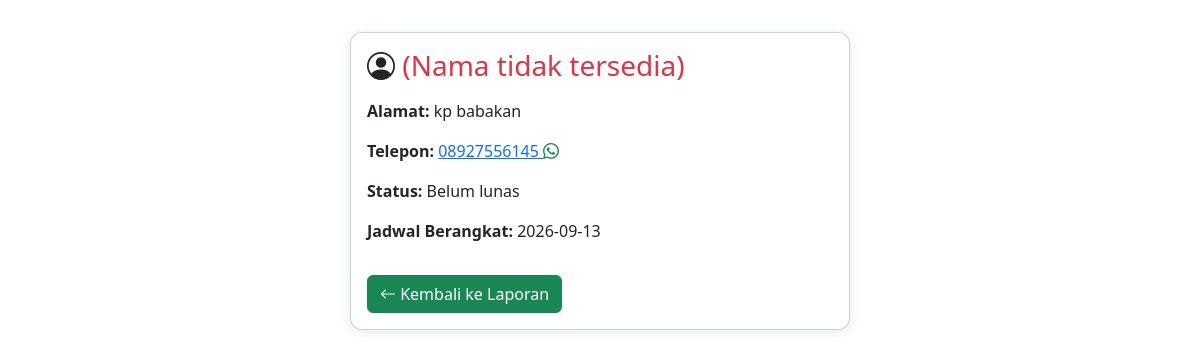
The page /contern/jamaahHaji/detailJamaah.php?id=30 on the database its author committed.
### tables this page shows
CREATE TABLE `jamaah_haji` (
  `id` int NOT NULL,
  `foto` varchar(100) NOT NULL,
  `nik` varchar(20) NOT NULL,
  `no_porsi` varchar(30) NOT NULL,
  `nama_lengkap` varchar(100) NOT NULL,
  `jenis_kelamin` varchar(20) DEFAULT NULL,
  `tanggal_lahir` date NOT NULL,
  `alamat` varchar(200) DEFAULT NULL,
  `telepon` varchar(30) DEFAULT NULL,
  `no_paspor` varchar(20) DEFAULT NULL,
  `golongan_darah` varchar(5) DEFAULT NULL,
  `penyakit_bawaan` varchar(100) DEFAULT NULL,
  `jadwal_berangkat` date DEFAULT NULL,
  `status` varchar(250) NOT NULL,
  `data_pulang` date DEFAULT NULL,
  `id_pembimbing` int DEFAULT NULL
);

### contern/jamaahHaji/detailJamaah.php (the view, shortened to what this page needs)
<?php
include $_SERVER['DOCUMENT_ROOT'] . '/jamaah_haji/backend/database.php';
$id = intval($_GET['id']);
$query = $conn->query("SELECT * FROM jamaah_haji WHERE id = $id");
$row = $query->fetch_assoc();
?>
<!DOCTYPE html>
<html lang="id">
<head>
    <link rel="stylesheet" href="../../jamaahHaji/index.css">
    <link rel="stylesheet" href="https://cdn.jsdelivr.net/npm/bootstrap@5.3.7/dist/css/bootstrap.min.css" />
    <link rel="stylesheet" href="https://cdn.jsdelivr.net/npm/bootstrap-icons@1.13.1/font/bootstrap-icons.min.css" />
</head>
<body>
    <div class="container mt-4">
        <div class="card detail-card">
            <div class="card-body">
                <h3 class="card-title mb-3"><i class="bi bi-person-circle"></i> <?= !empty($row['nama']) ? htmlspecialchars($row['nama']) : '<span class="text-danger">(Nama tidak tersedia)</span>' ?> </h3>
                <p><strong>Alamat:</strong> <?= isset($row['alamat']) ? htmlspecialchars($row['alamat']) : '<span class="text-danger">(Alamat tidak tersedia)</span>' ?></p>
                <p><strong>Telepon:</strong> <a href="javascript:void(0)" onclick="sendWhatsAppWithPDF('<?= preg_replace('/[^0-9]/', '', $row['telepon'] ?? '') ?>', '<?= addslashes($row['nama'] ?? '') ?>', '<?= $id ?>', '<?= date('Y', strtotime($row['jadwal_berangkat'] ?? '')) ?>')" title="Kirim PDF via WhatsApp"><?= isset($row['telepon']) ? htmlspecialchars($row['telepon']) : '<span class="text-danger">(Telepon tidak tersedia)</span>' ?> <i class="bi bi-whatsapp text-success"></i></a></p>
                <p><strong>Status:</strong> <?= isset($row['status']) ? htmlspecialchars($row['status']) : '<span class="text-danger">(Status tidak tersedia)</span>' ?></p>
                <p><strong>Jadwal Berangkat:</strong> <?= isset($row['jadwal_berangkat']) ? htmlspecialchars($row['jadwal_berangkat']) : '<span class="text-danger">(Jadwal tidak tersedia)</span>' ?></p>
                <a href="laporan.php?tahun=<?= isset($row['jadwal_berangkat']) ? date('Y', strtotime($row['jadwal_berangkat'])) : '' ?>" class="btn btn-success mt-3"><i class="bi bi-arrow-left"></i> Kembali ke Laporan</a>
            </div>
        </div>
  </div>
</body>
</html>

### index.css (style rules this page uses)
body { height: 100vh; margin: 0; }
a { color: #388e3c; text-decoration: none; }

### contern/jamaahHaji/detailJamaah.php (style rules this page uses)
.detail-card { max-width: 500px; margin: 2rem auto; box-shadow: 0 2px 12px #226d3d22; border-radius: 12px; }

### rows shown on the page
jamaah_haji: alamat "kp babakan", telepon "08927556145", status "Belum lunas", jadwal_berangkat "2026-09-13"
